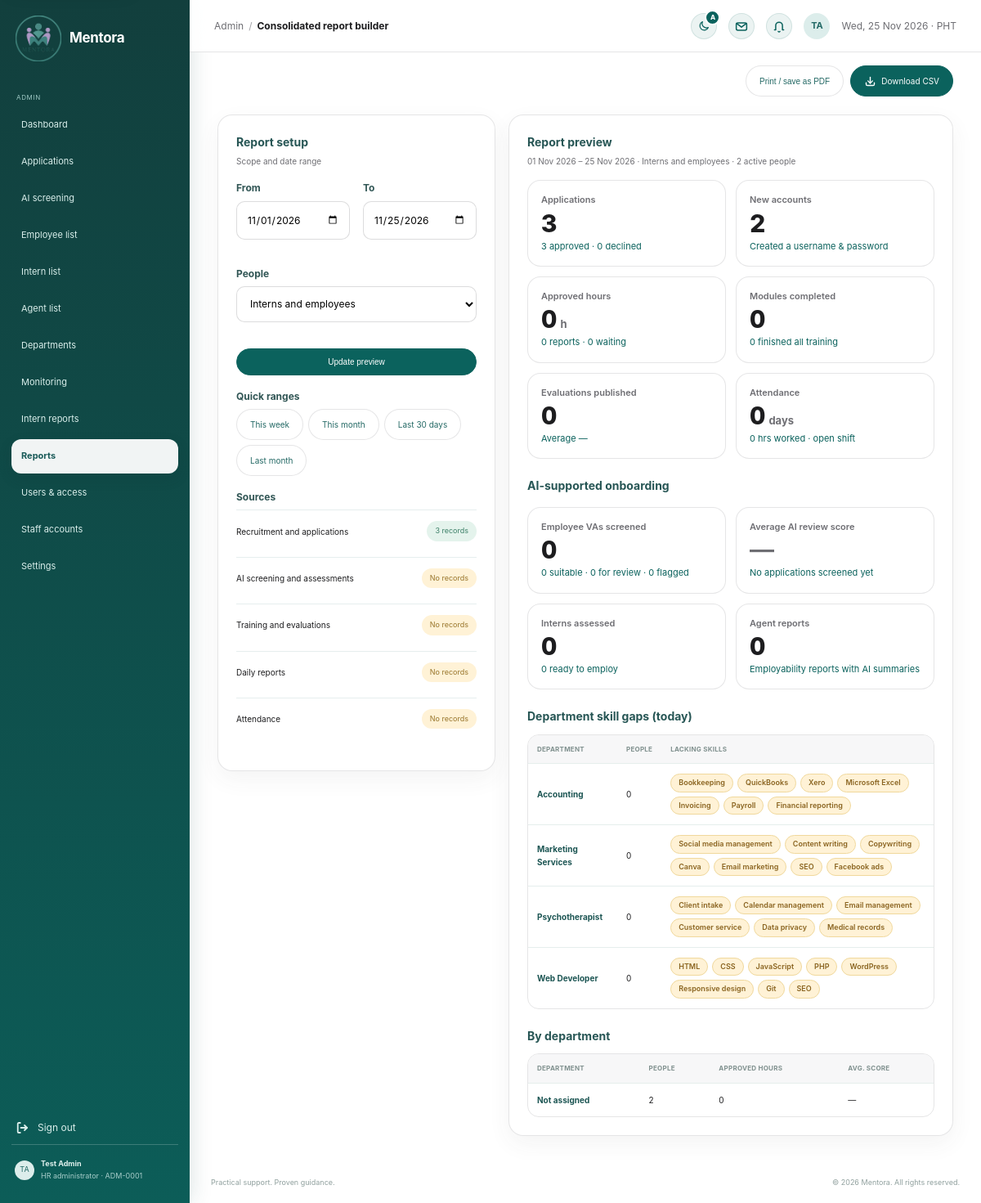
Page /admin/consolidated_report.php (signed in) on the committed database.
### tables this page shows
CREATE TABLE `users` (
  `id` int(10) UNSIGNED NOT NULL,
  `user_code` varchar(20) DEFAULT NULL,
  `first_name` varchar(80) NOT NULL,
  `last_name` varchar(80) NOT NULL,
  `email` varchar(190) NOT NULL,
  `email_verified_at` datetime DEFAULT NULL,
  `username` varchar(40) DEFAULT NULL,
  `pathway` enum('employee_va','internship') NOT NULL,
  `pathway_chosen_at` datetime DEFAULT current_timestamp(),
  `password_hash` varchar(255) NOT NULL,
  `role` enum('applicant','agent','admin') NOT NULL DEFAULT 'applicant',
  `status` enum('pending','approved','active','rejected','disabled') NOT NULL DEFAULT 'active',
  `presence` enum('active','busy','offline') NOT NULL DEFAULT 'active',
  `last_seen_at` datetime DEFAULT NULL,
  `department_id` int(10) UNSIGNED DEFAULT NULL,
  `agent_id` int(10) UNSIGNED DEFAULT NULL,
  `referred_by` int(10) UNSIGNED DEFAULT NULL,
  `avatar_path` varchar(190) DEFAULT NULL,
  `created_at` timestamp NOT NULL DEFAULT current_timestamp(),
  `updated_at` timestamp NOT NULL DEFAULT current_timestamp() ON UPDATE current_timestamp()
);

CREATE TABLE `departments` (
  `id` int(10) UNSIGNED NOT NULL,
  `name` varchar(120) NOT NULL,
  `description` varchar(255) NOT NULL DEFAULT '',
  `required_skills` text DEFAULT NULL,
  `created_at` timestamp NOT NULL DEFAULT current_timestamp()
);

### admin/consolidated_report.php (the view, shortened to what the rows shown need)
<?php
require_once __DIR__ . '/../includes/workflow.php';
require_once __DIR__ . '/../includes/screening.php';
require __DIR__ . '/../includes/admin_layout.php';
?>
<div class="admin-grid report-layout">
    <section class="admin-panel">
        <h2>Report setup</h2><p class="panel-subtitle">Scope and date range</p>
    </section>
    <section class="admin-panel">
        <h2>Report preview</h2>
        <h2 class="report-section-title">AI-supported onboarding</h2>
        <h2 class="report-section-title">Department skill gaps (today)</h2>
        <div class="report-table-wrap">
        <table class="admin-table"><thead><tr><th>Department</th><th>People</th><th>Lacking skills</th></tr></thead><tbody>
            <?php foreach (mentora_department_skill_map($pdo) as $gap): ?>
            <tr>
                <td><?= mentora_h($gap['name']) ?></td>
                <td><?= (int) $gap['people'] ?></td>
                <td><?= $gap['required'] ? mentora_skill_chips($gap['lacking'], $gap['lacking'], 'No gaps') : '<small>No required skills set</small>' ?></td>
            </tr>
            <?php endforeach; ?>
        </tbody></table>
        </div>
        <h2 class="report-section-title">By department</h2>
        <div class="report-table-wrap">
        <table class="admin-table"><thead><tr><th>Department</th><th>People</th><th>Approved hours</th><th>Avg. score</th></tr></thead></table>
        </div>
    </section>
</div>
<?php require __DIR__ . '/../includes/admin_footer.php'; ?>

### includes/admin_layout.php (shortened to what the rows shown need)
<?php
require_once __DIR__ . '/../config/db.php';
require_once __DIR__ . '/auth_check.php';
mentora_require_login(['admin']);
if (!isset($e) || !is_callable($e)) {
    $e = static fn($value): string => htmlspecialchars((string)$value, ENT_QUOTES | ENT_SUBSTITUTE, 'UTF-8');
}
$adminUser = (isset($_SESSION['user']) && is_array($_SESSION['user']))
    ? $_SESSION['user']
    : ['name' => 'HR Administrator'];
$adminName = trim((string)($adminUser['name'] ?? '')) ?: 'HR Administrator';
$adminCode = (string)($adminUser['user_code'] ?? '');
?>
<!doctype html>
<html lang="en">
<head>
    <link rel="stylesheet" href="../assets/css/style.css?v=44">
    <link rel="stylesheet" href="../assets/css/admin.css?v=11">
    <link rel="stylesheet" href="../assets/css/settings.css?v=31">
    <link rel="stylesheet" href="../assets/css/theme.css?v=10">
    <link rel="stylesheet" href="../assets/css/dialog.css?v=2">
</head>
<body class="admin-body admin-workspace">
    <aside class="admin-sidebar">
        <div class="sidebar-bottom">
            <a class="profile-chip" href="settings.php" aria-label="Open profile settings">
                <div>
                    <strong><?= $e($adminName) ?></strong>
                    <small>HR administrator<?= $adminCode !== '' ? ' · ' . $e($adminCode) : '' ?></small>
                </div>
            </a>
        </div>
    </aside>
    <div class="admin-main">
        <main class="admin-content" id="main-content" tabindex="-1">

### includes/screening.php (shortened to what the rows shown need)
<?php
require_once __DIR__ . '/workflow.php';
function mentora_skill_chips(array $skills, array $highlight = [], string $empty = 'None found'): string
{
    $lower = array_map('mb_strtolower', $highlight);
    $html = '<span class="skill-chips">';
    foreach ($skills as $skill) {
        $isGap = in_array(mb_strtolower((string) $skill), $lower, true);
        $html .= '<span class="skill-chip' . ($isGap ? ' is-gap' : '') . '"' . ($isGap ? ' title="A skill this department is lacking"' : '') . '>' . mentora_h($skill) . '</span>';
    }
    return $html . '</span>';
}
    ?>

### rows in the picture
users: user_code "ADM-0001"
departments: name "Accounting", people "0", skill "Bookkeeping", skill "QuickBooks", skill "Xero", skill "Microsoft Excel", skill "Invoicing", skill "Payroll", skill "Financial reporting"
departments: name "Marketing Services", people "0", skill "Social media management", skill "Content writing", skill "Copywriting", skill "Canva", skill "Email marketing", skill "SEO", skill "Facebook ads"
departments: name "Psychotherapist", people "0", skill "Client intake", skill "Calendar management", skill "Email management", skill "Customer service", skill "Data privacy", skill "Medical records"
departments: name "Web Developer", people "0", skill "HTML", skill "CSS", skill "JavaScript", skill "PHP", skill "WordPress", skill "Responsive design", skill "Git", skill "SEO"

### other values in the picture
$e($label) "Dashboard"
$e($label) "Applications"
$e($label) "AI screening"
$e($label) "Employee list"
$e($label) "Intern list"
$e($label) "Agent list"
$e($label) "Departments"
$e($label) "Monitoring"
$e($label) "Intern reports"
$e($label) "Reports"
$e($label) "Users & access"
$e($label) "Staff accounts"
$e($label) "Settings"
$h($initials) "TA"
$e($adminName) "Test Admin"
